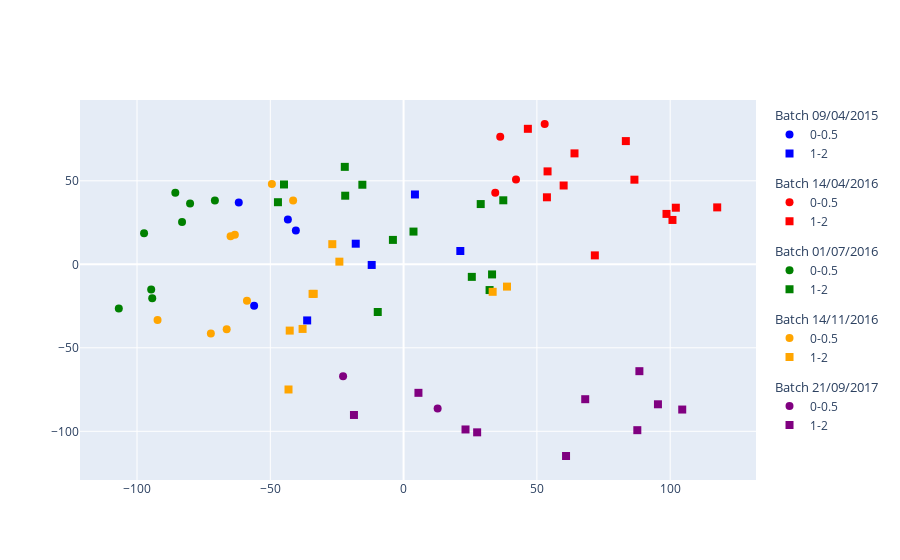

This figure's notebook cell:
### Markdown cell above
## Dataloading

### Code cell
input_size = 567
d_z = 16
device = torch.device("cuda" if torch.cuda.is_available() else "cpu")

path = "data/dataset_ad.csv"
batch_label = "batch"
sample_label = "sample"
exp_label = "trt"

data = DataPreprocess(
    path,
    factors=[sample_label, batch_label, exp_label]
)

plotPCoA(data, 
         sample_label=sample_label,
         batch_label=batch_label,
         experiment_label=exp_label,
         method="aitchison")

### Figure 1 — Plotly figure (JSON) as saved in the notebook; plotly's stock layout.template omitted (floating-point values rounded to 4 significant figures)
{"data": [{"legendgroup": "09/04/2015", "legendgrouptitle": {"text": "Batch 09/04/2015"}, "marker": {"color": ["blue", "blue", "blue", "blue"], "size": 8, "symbol": ["circle", "circle", "circle", "circle"]}, "mode": "markers", "name": "0-0.5", "type": "scatter", "x": [-61.83, -43.41, -40.41, -56.06], "y": [37.0, 26.9, 20.22, -24.88]}, {"legendgroup": "09/04/2015", "legendgrouptitle": {"text": "Batch 09/04/2015"}, "marker": {"color": ["blue", "blue", "blue", "blue", "blue"], "size": 8, "symbol": ["square", "square", "square", "square", "square"]}, "mode": "markers", "name": "1-2", "type": "scatter", "x": [-17.95, -11.96, -36.17, 21.28, 4.255], "y": [12.34, -0.3879, -33.6, 7.987, 41.83]}, {"legendgroup": "14/04/2016", "legendgrouptitle": {"text": "Batch 14/04/2016"}, "marker": {"color": ["red", "red", "red", "red"], "size": 8, "symbol": ["circle", "circle", "circle", "circle"]}, "mode": "markers", "name": "0-0.5", "type": "scatter", "x": [36.25, 42.16, 52.93, 34.38], "y": [76.45, 50.72, 84.03, 42.85]}, {"legendgroup": "14/04/2016", "legendgrouptitle": {"text": "Batch 14/04/2016"}, "marker": {"color": ["red", "red", "red", "red", "red", "red", "red", "red", "red", "red", "red", "red"], "size": 8, "symbol": ["square", "square", "square", "square", "square", "square", "square", "square", "square", "square", "square", "square"]}, "mode": "markers", "name": "1-2", "type": "scatter", "x": [46.62, 54.0, 60.03, 53.77, 86.58, 102.1, 64.11, 98.62, 117.6, 83.36, 100.9, 71.74], "y": [81.14, 55.65, 47.2, 40.13, 50.69, 33.9, 66.43, 30.19, 34.09, 73.79, 26.57, 5.351]}, {"legendgroup": "01/07/2016", "legendgrouptitle": {"text": "Batch 01/07/2016"}, "marker": {"color": ["green", "green", "green", "green", "green", "green", "green", "green"], "size": 8, "symbol": ["circle", "circle", "circle", "circle", "circle", "circle", "circle", "circle"]}, "mode": "markers", "name": "0-0.5", "type": "scatter", "x": [-85.63, -80.09, -83.1, -94.68, -70.78, -97.35, -106.8, -94.29], "y": [42.79, 36.45, 25.39, -15.12, 38.18, 18.61, -26.52, -20.31]}, {"legendgroup": "01/07/2016", "legendgrouptitle": {"text": "Batch 01/07/2016"}, "marker": {"color": ["green", "green", "green", "green", "green", "green", "green", "green", "green", "green", "green", "green", "green"], "size": 8, "symbol": ["square", "square", "square", "square", "square", "square", "square", "square", "square", "square", "square", "square", "square"]}, "mode": "markers", "name": "1-2", "type": "scatter", "x": [-22.06, -47.13, 28.93, 33.19, -44.87, 37.39, 25.59, -9.695, -21.9, -4.009, 32.25, -15.47, 3.71], "y": [58.36, 37.19, 36.08, -6.056, 47.81, 38.34, -7.515, -28.54, 41.09, 14.62, -15.42, 47.66, 19.6]}, {"legendgroup": "14/11/2016", "legendgrouptitle": {"text": "Batch 14/11/2016"}, "marker": {"color": ["orange", "orange", "orange", "orange", "orange", "orange", "orange", "orange"], "size": 8, "symbol": ["circle", "circle", "circle", "circle", "circle", "circle", "circle", "circle"]}, "mode": "markers", "name": "0-0.5", "type": "scatter", "x": [-41.44, -63.3, -92.29, -49.41, -72.3, -64.89, -58.75, -66.36], "y": [38.27, 17.66, -33.28, 48.13, -41.49, 16.78, -21.89, -38.92]}, {"legendgroup": "14/11/2016", "legendgrouptitle": {"text": "Batch 14/11/2016"}, "marker": {"color": ["orange", "orange", "orange", "orange", "orange", "orange", "orange", "orange", "orange"], "size": 8, "symbol": ["square", "square", "square", "square", "square", "square", "square", "square", "square"]}, "mode": "markers", "name": "1-2", "type": "scatter", "x": [-34.14, -33.71, -43.17, -24.09, -26.74, -42.72, -37.89, 38.78, 33.41], "y": [-17.72, -17.68, -74.96, 1.588, 12.07, -39.69, -38.69, -13.34, -16.46]}, {"legendgroup": "21/09/2017", "legendgrouptitle": {"text": "Batch 21/09/2017"}, "marker": {"color": ["purple", "purple"], "size": 8, "symbol": ["circle", "circle"]}, "mode": "markers", "name": "0-0.5", "type": "scatter", "x": [-22.7, 12.77], "y": [-66.99, -86.29]}, {"legendgroup": "21/09/2017", "legendgrouptitle": {"text": "Batch 21/09/2017"}, "marker": {"color": ["purple", "purple", "purple", "purple", "purple", "purple", "purple", "purple", "purple", "purple"], "size": 8, "symbol": ["square", "square", "square", "square", "square", "square", "square", "square", "square", "square"]}, "mode": "markers", "name": "1-2", "type": "scatter", "x": [5.568, 27.59, 23.22, -18.62, 68.13, 95.41, 87.67, 60.93, 88.45, 104.5], "y": [-76.96, -100.6, -98.9, -90.22, -80.77, -83.82, -99.33, -114.8, -64.0, -86.96]}], "layout": {}}
